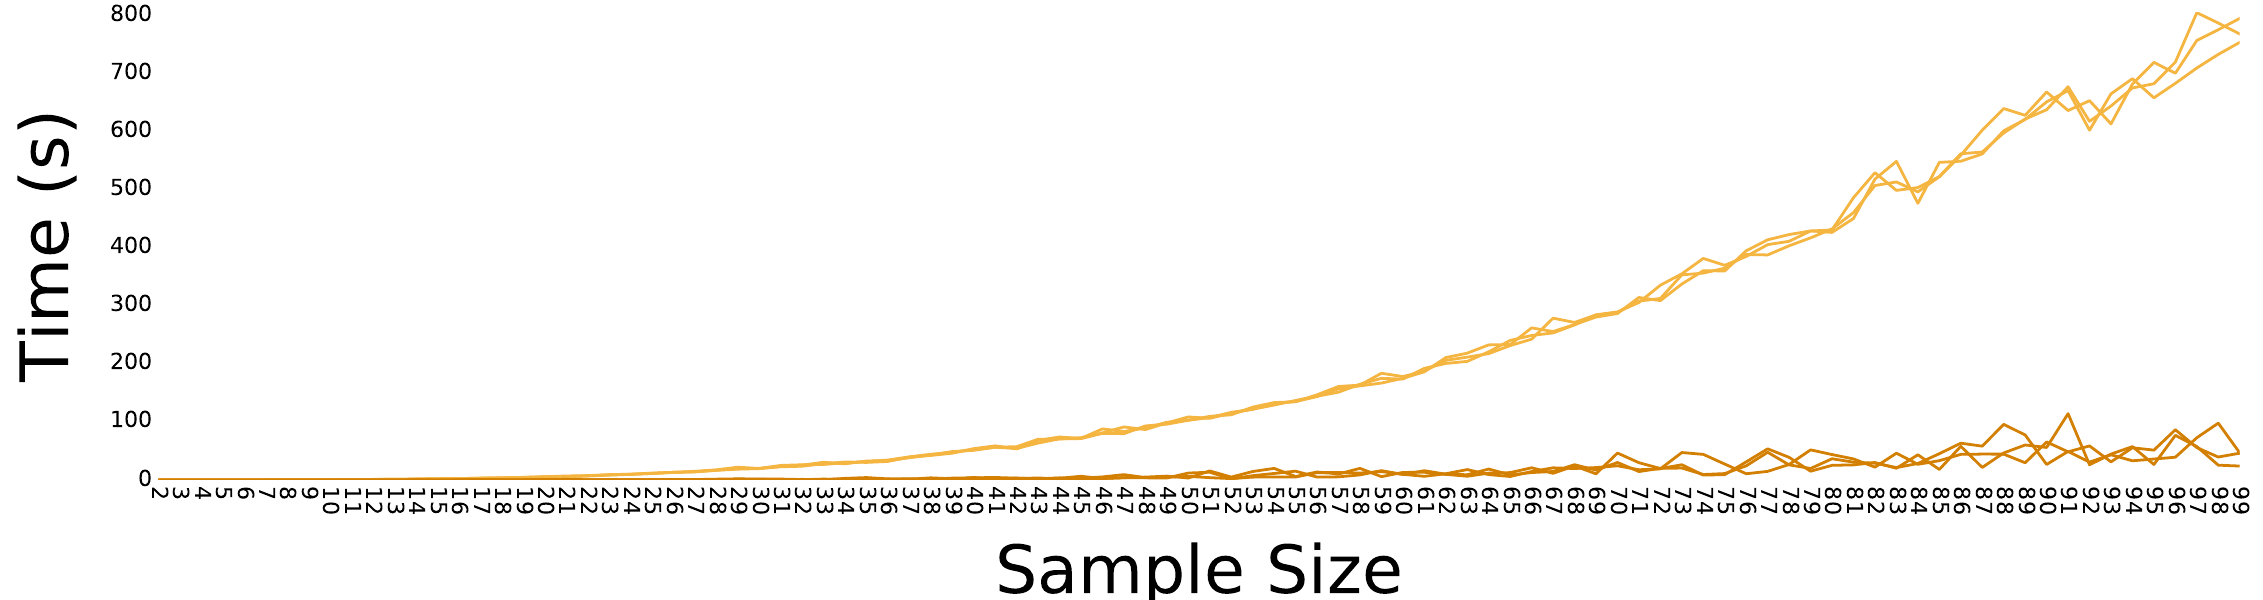

Write Python code to recreate this figure.
import os
import pylab as plt
import numpy as np
import math
BASE_DIR = os.path.dirname(os.path.dirname(os.path.abspath(__file__)))

f=open(os.path.join(BASE_DIR,'corvids_v1_times1.txt'))
run_1=[[int(i.split()[0]),float(i.split()[1])] for i in f]


f=open(os.path.join(BASE_DIR,'corvids_v1_times2.txt'))
run_2=[[int(i.split()[0]),float(i.split()[1])] for i in f]


f=open(os.path.join(BASE_DIR,'corvids_v1_times3.txt'))
run_3=[[int(i.split()[0]),float(i.split()[1])] for i in f]


##plot the data with pylab
fig=plt.figure(figsize=(22.62372, 6))  
ax = fig.add_subplot(111)
fig.subplots_adjust(bottom=.20)
fig.subplots_adjust(top=.98)
fig.subplots_adjust(right=.99)
fig.subplots_adjust(left=.07)

ax.plot([i[0] for i in run_1],[i[1] for i in run_1],linewidth=2.0,color="#f4b541")
ax.plot([i[0] for i in run_2],[i[1] for i in run_2],linewidth=2.0,color="#f4b541")
ax.plot([i[0] for i in run_3],[i[1] for i in run_3],linewidth=2.0,color="#f4b541")


f=open(os.path.join(BASE_DIR,'corvids_v2_times1.txt'))
run_1=[[int(i.split()[0]),float(i.split()[1])] for i in f]


f=open(os.path.join(BASE_DIR,'corvids_v2_times2.txt'))
run_2=[[int(i.split()[0]),float(i.split()[1])] for i in f]


f=open(os.path.join(BASE_DIR,'corvids_v2_times3.txt'))
run_3=[[int(i.split()[0]),float(i.split()[1])] for i in f]


ax.plot([i[0] for i in run_1],[i[1] for i in run_1],linewidth=2.0,color="#d37f02")
ax.plot([i[0] for i in run_2],[i[1] for i in run_2],linewidth=2.0,color="#d37f02")
ax.plot([i[0] for i in run_3],[i[1] for i in run_3],linewidth=2.0,color="#d37f02")



ax.tick_params(axis='y',length=0,width=0,direction='out',labelsize=16)
ax.tick_params(axis='x',length=0,labelsize=16,pad=5)
ax.spines['top'].set_visible(False)
ax.spines['right'].set_visible(False)
ax.spines['left'].set_visible(False)
ax.spines['bottom'].set_visible(False)
ax.spines['left'].set_position(['outward',0])
ax.yaxis.set_ticks_position('left')
ax.set_xticks([i for i in range(2,100)])
ax.set_xticklabels([str(i) for i in range(2,100)],rotation=270)
ax.set_ylabel('Time (s)',fontsize=48,labelpad=20)
ax.set_xlabel('Sample Size',fontsize=48,labelpad=20)
ax.set_xlim(2,99)
ax.set_ylim(0,805)
plt.savefig('figure2b.svg')
plt.savefig('figure2b.pdf')
plt.show()
